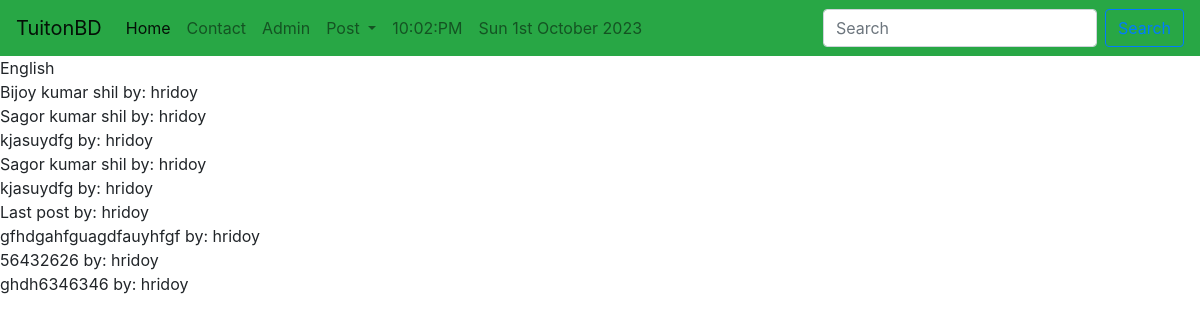
/tuition_App/subjects/, run on an earlier commit of the app's database.
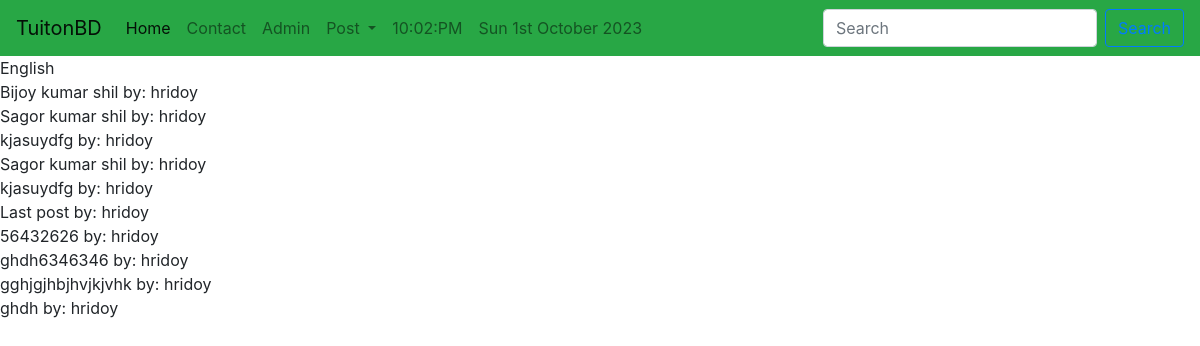
And on a later commit of the database.
### tuition_App/models.py (models this page shows, shortened)
class Post(models.Model):
    CATEGORY = (
        ("Teacher", "Teacher"),
        ("Student", "Student"),
    )
    MEDIUM = (
        ("bangla", "bangla"),
        ("English", "English"),
        ("Urdu", "Urdu"),
        ("Hindi", "Hindi"),
        ("Arabic", "Arabic"),
    )
    user = models.ForeignKey(User, on_delete=models.CASCADE, blank=True, null=True)
    id = models.AutoField(primary_key=True)
    title = models.CharField(max_length=101)
    slug = models.CharField(max_length=100, default=title)
    email = models.EmailField()
    salary = models.FloatField()
    details = models.TextField()
    available = models.BooleanField()
    category = models.CharField(max_length=100, choices=CATEGORY)
    created_at = models.DateTimeField(default=now)
    image = models.ImageField(default="default.jpg", upload_to="tuition/images")
    medium = MultiSelectField(
        max_length=100, max_choices=5, choices=MEDIUM, default="bangla"
    )
    subject = models.ManyToManyField(Subject, related_name="subject_set")
    class_in = models.ManyToManyField(Class_in, related_name="class_set")

### tuition_App/views.py (the view)
# urls.py: path("subjects/", subview, name="subjects"),
def subview(request):
    sub = Subject.objects.get(name="English")
    post = sub.subject_set.all()
    return render(request, "tuition/subjectview.html", {"sub": sub, "post": post})

### templates/tuition/subjectview.html
{% extends 'basic.html'%}
{% block body %}
{{sub.name}} <br>
{% for p in sub.subject_set.all %}
{{p.title}} by:
{{p.user.username}}
<br>
{% endfor %}
{% endblock body %}

What changed in the data, as far as the page shows it:
removed Post: title "gfhdgahfguagdfauyhfgf", user.username "hridoy"
now on this page (row edited): Post: title "gghjgjhbjhvjkjvhk", user.username "hridoy"
now on this page (row edited): Post: title "ghdh", user.username "hridoy"
